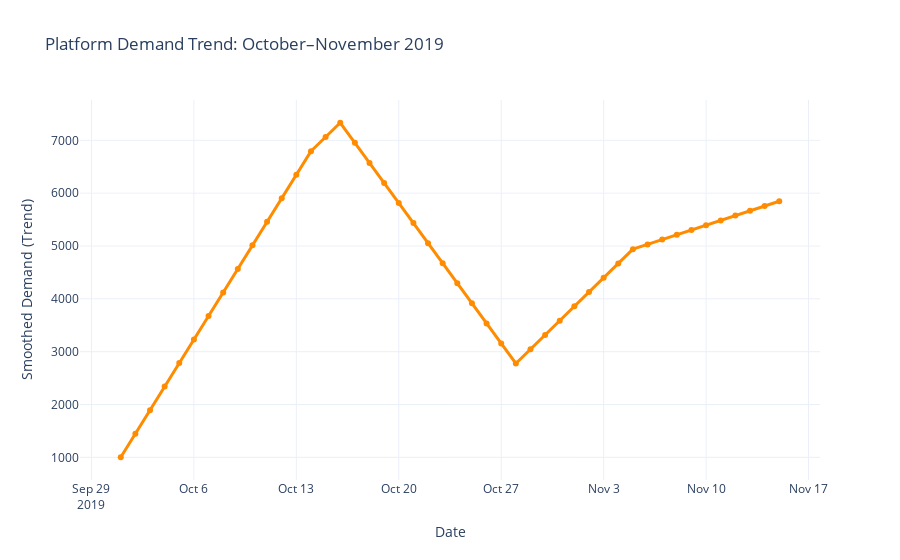

The code cell stored with this chart in its notebook:
### Code cell
import pandas as pd
import joblib
import plotly.graph_objs as go
from prophet import Prophet

model = joblib.load("phase3b_prophet_model.pkl")
history = model.history[['ds', 'y']].copy()
forecast = model.predict(history[['ds']])
history['trend'] = forecast['trend']
history_oct_nov = history[(history['ds'] >= '2019-10-01') & (history['ds'] <= '2019-11-30')]

fig = go.Figure()
fig.add_trace(go.Scatter(
x=history_oct_nov['ds'],
y=history_oct_nov['trend'],
mode='lines+markers',
name='Trend (Oct–Nov)',
line=dict(color='darkorange', width=3)
))

fig.update_layout(
title='Platform Demand Trend: October–November 2019',
xaxis_title='Date',
yaxis_title='Smoothed Demand (Trend)',
template='plotly_white',
hovermode='x unified'
)

fig.show()

### Figure 1 — Plotly figure (JSON) as saved in the notebook; plotly's stock layout.template omitted (floating-point values rounded to 4 significant figures)
{"data": [{"line": {"color": "darkorange", "width": 3}, "mode": "lines+markers", "name": "Trend (Oct–Nov)", "type": "scatter", "x": ["2019-10-01T00:00:00", "2019-10-02T00:00:00", "2019-10-03T00:00:00", "2019-10-04T00:00:00", "2019-10-05T00:00:00", "2019-10-06T00:00:00", "2019-10-07T00:00:00", "2019-10-08T00:00:00", "2019-10-09T00:00:00", "2019-10-10T00:00:00", "2019-10-11T00:00:00", "2019-10-12T00:00:00", "2019-10-13T00:00:00", "2019-10-14T00:00:00", "2019-10-15T00:00:00", "2019-10-16T00:00:00", "2019-10-17T00:00:00", "2019-10-18T00:00:00", "2019-10-19T00:00:00", "2019-10-20T00:00:00", "2019-10-21T00:00:00", "2019-10-22T00:00:00", "2019-10-23T00:00:00", "2019-10-24T00:00:00", "2019-10-25T00:00:00", "2019-10-26T00:00:00", "2019-10-27T00:00:00", "2019-10-28T00:00:00", "2019-10-29T00:00:00", "2019-10-30T00:00:00", "2019-10-31T00:00:00", "2019-11-01T00:00:00", "2019-11-02T00:00:00", "2019-11-03T00:00:00", "2019-11-04T00:00:00", "2019-11-05T00:00:00", "2019-11-06T00:00:00", "2019-11-07T00:00:00", "2019-11-08T00:00:00", "2019-11-09T00:00:00", "2019-11-10T00:00:00", "2019-11-11T00:00:00", "2019-11-12T00:00:00", "2019-11-13T00:00:00", "2019-11-14T00:00:00", "2019-11-15T00:00:00"], "y": [1002.0, 1448.0, 1893.0, 2339.0, 2784.0, 3230.0, 3675.0, 4121.0, 4566.0, 5012.0, 5458.0, 5903.0, 6349.0, 6794.0, 7064.0, 7332.0, 6953.0, 6573.0, 6193.0, 5814.0, 5434.0, 5054.0, 4675.0, 4295.0, 3915.0, 3535.0, 3156.0, 2776.0, 3046.0, 3317.0, 3587.0, 3858.0, 4128.0, 4399.0, 4669.0, 4940.0, 5030.0, 5121.0, 5212.0, 5303.0, 5393.0, 5484.0, 5575.0, 5666.0, 5757.0, 5847.0]}], "layout": {"autosize": true, "hovermode": "x unified", "title": {"text": "Platform Demand Trend: October–November 2019"}, "xaxis": {"autorange": true, "range": ["2019-09-28 02:14:49.4668", "2019-11-17 21:45:10.5332"], "title": {"text": "Date"}, "type": "date"}, "yaxis": {"autorange": true, "range": [479.8, 7855.0], "title": {"text": "Smoothed Demand (Trend)"}, "type": "linear"}}}
